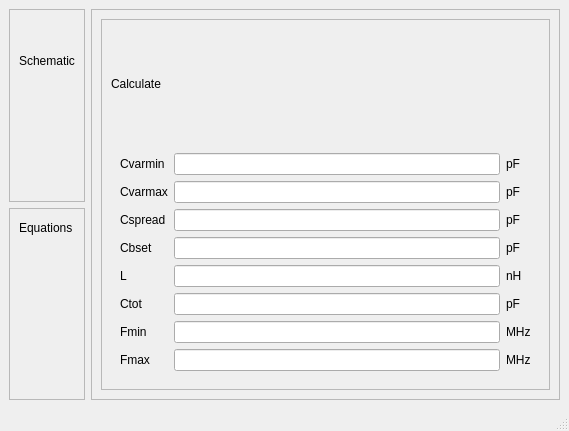
<?xml version="1.0" encoding="UTF-8"?>
<ui version="4.0">
 <class>TankCircuit</class>
 <widget class="QMainWindow" name="TankCircuit">
  <property name="geometry">
   <rect>
    <x>0</x>
    <y>0</y>
    <width>569</width>
    <height>431</height>
   </rect>
  </property>
  <property name="windowTitle">
   <string>Tank Circuit</string>
  </property>
  <widget class="QWidget" name="centralwidget">
   <layout class="QGridLayout" name="gridLayout">
    <item row="0" column="0">
     <layout class="QVBoxLayout" name="verticalLayout_2">
      <item>
       <widget class="QFrame" name="frame_4">
        <property name="sizePolicy">
         <sizepolicy hsizetype="Minimum" vsizetype="Minimum">
          <horstretch>0</horstretch>
          <verstretch>0</verstretch>
         </sizepolicy>
        </property>
        <property name="frameShape">
         <enum>QFrame::StyledPanel</enum>
        </property>
        <property name="frameShadow">
         <enum>QFrame::Raised</enum>
        </property>
        <layout class="QVBoxLayout" name="verticalLayout_9">
         <item>
          <layout class="QVBoxLayout" name="verticalLayout_10">
           <item>
            <widget class="QLabel" name="label_7">
             <property name="text">
              <string>Schematic</string>
             </property>
            </widget>
           </item>
           <item>
            <widget class="QLabel" name="label_8">
             <property name="text">
              <string/>
             </property>
             <property name="pixmap">
              <pixmap>Schematic.png</pixmap>
             </property>
             <property name="alignment">
              <set>Qt::AlignCenter</set>
             </property>
            </widget>
           </item>
          </layout>
         </item>
        </layout>
       </widget>
      </item>
      <item>
       <widget class="QFrame" name="frame_2">
        <property name="frameShape">
         <enum>QFrame::StyledPanel</enum>
        </property>
        <property name="frameShadow">
         <enum>QFrame::Raised</enum>
        </property>
        <layout class="QVBoxLayout" name="verticalLayout">
         <item>
          <widget class="QLabel" name="label_11">
           <property name="sizePolicy">
            <sizepolicy hsizetype="Minimum" vsizetype="Minimum">
             <horstretch>0</horstretch>
             <verstretch>0</verstretch>
            </sizepolicy>
           </property>
           <property name="maximumSize">
            <size>
             <width>16777215</width>
             <height>20</height>
            </size>
           </property>
           <property name="text">
            <string>Equations</string>
           </property>
          </widget>
         </item>
         <item>
          <widget class="QLabel" name="label_12">
           <property name="text">
            <string/>
           </property>
           <property name="pixmap">
            <pixmap>Equations.png</pixmap>
           </property>
           <property name="alignment">
            <set>Qt::AlignHCenter|Qt::AlignTop</set>
           </property>
          </widget>
         </item>
        </layout>
       </widget>
      </item>
     </layout>
    </item>
    <item row="0" column="1">
     <layout class="QVBoxLayout" name="verticalLayout_16">
      <item>
       <widget class="QFrame" name="frame_6">
        <property name="frameShape">
         <enum>QFrame::StyledPanel</enum>
        </property>
        <property name="frameShadow">
         <enum>QFrame::Raised</enum>
        </property>
        <layout class="QVBoxLayout" name="verticalLayout_13">
         <item>
          <layout class="QVBoxLayout" name="verticalLayout_14">
           <item>
            <widget class="QFrame" name="frame_7">
             <property name="frameShape">
              <enum>QFrame::StyledPanel</enum>
             </property>
             <property name="frameShadow">
              <enum>QFrame::Raised</enum>
             </property>
             <layout class="QHBoxLayout" name="horizontalLayout">
              <item>
               <layout class="QVBoxLayout" name="verticalLayout_17">
                <item>
                 <widget class="QLabel" name="label_13">
                  <property name="text">
                   <string>Calculate</string>
                  </property>
                 </widget>
                </item>
                <item>
                 <widget class="QFrame" name="frame">
                  <layout class="QGridLayout" name="gridLayout_2">
                   <item row="2" column="2">
                    <widget class="QLabel" name="label_3">
                     <property name="text">
                      <string>pF</string>
                     </property>
                    </widget>
                   </item>
                   <item row="3" column="2">
                    <widget class="QLabel" name="label_4">
                     <property name="text">
                      <string>pF</string>
                     </property>
                    </widget>
                   </item>
                   <item row="4" column="2">
                    <widget class="QLabel" name="label_5">
                     <property name="text">
                      <string>nH</string>
                     </property>
                    </widget>
                   </item>
                   <item row="7" column="2">
                    <widget class="QLabel" name="label_6">
                     <property name="text">
                      <string>MHz</string>
                     </property>
                    </widget>
                   </item>
                   <item row="4" column="0">
                    <widget class="QLabel" name="label_18">
                     <property name="text">
                      <string>L</string>
                     </property>
                    </widget>
                   </item>
                   <item row="5" column="0">
                    <widget class="QLabel" name="label_19">
                     <property name="text">
                      <string>Ctot</string>
                     </property>
                    </widget>
                   </item>
                   <item row="0" column="2">
                    <widget class="QLabel" name="label">
                     <property name="text">
                      <string>pF</string>
                     </property>
                    </widget>
                   </item>
                   <item row="1" column="2">
                    <widget class="QLabel" name="label_2">
                     <property name="text">
                      <string>pF</string>
                     </property>
                    </widget>
                   </item>
                   <item row="1" column="0">
                    <widget class="QLabel" name="label_14">
                     <property name="text">
                      <string>Cvarmax</string>
                     </property>
                    </widget>
                   </item>
                   <item row="5" column="1">
                    <widget class="QLineEdit" name="CtotEdit">
                     <property name="readOnly">
                      <bool>true</bool>
                     </property>
                     <property name="placeholderText">
                      <string/>
                     </property>
                    </widget>
                   </item>
                   <item row="6" column="0">
                    <widget class="QLabel" name="label_20">
                     <property name="text">
                      <string>Fmin</string>
                     </property>
                    </widget>
                   </item>
                   <item row="6" column="1">
                    <widget class="QLineEdit" name="FminEdit">
                     <property name="enabled">
                      <bool>true</bool>
                     </property>
                     <property name="readOnly">
                      <bool>true</bool>
                     </property>
                    </widget>
                   </item>
                   <item row="7" column="1">
                    <widget class="QLineEdit" name="FmaxEdit">
                     <property name="enabled">
                      <bool>true</bool>
                     </property>
                     <property name="readOnly">
                      <bool>true</bool>
                     </property>
                    </widget>
                   </item>
                   <item row="7" column="0">
                    <widget class="QLabel" name="label_21">
                     <property name="text">
                      <string>Fmax</string>
                     </property>
                    </widget>
                   </item>
                   <item row="3" column="0">
                    <widget class="QLabel" name="label_17">
                     <property name="text">
                      <string>Cbset</string>
                     </property>
                    </widget>
                   </item>
                   <item row="3" column="1">
                    <widget class="QLineEdit" name="CbsetEdit">
                     <property name="placeholderText">
                      <string/>
                     </property>
                    </widget>
                   </item>
                   <item row="0" column="1">
                    <widget class="QLineEdit" name="CvarminEdit">
                     <property name="placeholderText">
                      <string/>
                     </property>
                    </widget>
                   </item>
                   <item row="2" column="1">
                    <widget class="QLineEdit" name="CspreadEdit">
                     <property name="placeholderText">
                      <string/>
                     </property>
                    </widget>
                   </item>
                   <item row="2" column="0">
                    <widget class="QLabel" name="label_16">
                     <property name="text">
                      <string>Cspread</string>
                     </property>
                    </widget>
                   </item>
                   <item row="4" column="1">
                    <widget class="QLineEdit" name="LEdit">
                     <property name="placeholderText">
                      <string/>
                     </property>
                    </widget>
                   </item>
                   <item row="0" column="0">
                    <widget class="QLabel" name="label_15">
                     <property name="text">
                      <string>Cvarmin</string>
                     </property>
                    </widget>
                   </item>
                   <item row="6" column="2">
                    <widget class="QLabel" name="label_9">
                     <property name="text">
                      <string>MHz</string>
                     </property>
                    </widget>
                   </item>
                   <item row="5" column="2">
                    <widget class="QLabel" name="label_10">
                     <property name="text">
                      <string>pF</string>
                     </property>
                    </widget>
                   </item>
                   <item row="1" column="1">
                    <widget class="QLineEdit" name="CvarmaxEdit">
                     <property name="placeholderText">
                      <string/>
                     </property>
                    </widget>
                   </item>
                  </layout>
                 </widget>
                </item>
               </layout>
              </item>
             </layout>
            </widget>
           </item>
          </layout>
         </item>
        </layout>
       </widget>
      </item>
     </layout>
    </item>
   </layout>
  </widget>
  <widget class="QStatusBar" name="statusbar"/>
 </widget>
 <tabstops>
  <tabstop>CvarminEdit</tabstop>
  <tabstop>CvarmaxEdit</tabstop>
  <tabstop>CspreadEdit</tabstop>
  <tabstop>CbsetEdit</tabstop>
  <tabstop>LEdit</tabstop>
  <tabstop>CtotEdit</tabstop>
  <tabstop>FminEdit</tabstop>
  <tabstop>FmaxEdit</tabstop>
 </tabstops>
 <resources/>
 <connections>
  <connection>
   <sender>CvarminEdit</sender>
   <signal>editingFinished()</signal>
   <receiver>TankCircuit</receiver>
   <slot>recalculate()</slot>
   <hints>
    <hint type="sourcelabel">
     <x>604</x>
     <y>82</y>
    </hint>
    <hint type="destinationlabel">
     <x>387</x>
     <y>323</y>
    </hint>
   </hints>
  </connection>
  <connection>
   <sender>LEdit</sender>
   <signal>editingFinished()</signal>
   <receiver>TankCircuit</receiver>
   <slot>recalculate()</slot>
   <hints>
    <hint type="sourcelabel">
     <x>604</x>
     <y>234</y>
    </hint>
    <hint type="destinationlabel">
     <x>387</x>
     <y>323</y>
    </hint>
   </hints>
  </connection>
  <connection>
   <sender>CbsetEdit</sender>
   <signal>editingFinished()</signal>
   <receiver>TankCircuit</receiver>
   <slot>recalculate()</slot>
   <hints>
    <hint type="sourcelabel">
     <x>604</x>
     <y>196</y>
    </hint>
    <hint type="destinationlabel">
     <x>387</x>
     <y>323</y>
    </hint>
   </hints>
  </connection>
  <connection>
   <sender>CtotEdit</sender>
   <signal>editingFinished()</signal>
   <receiver>TankCircuit</receiver>
   <slot>recalculate()</slot>
   <hints>
    <hint type="sourcelabel">
     <x>604</x>
     <y>272</y>
    </hint>
    <hint type="destinationlabel">
     <x>387</x>
     <y>323</y>
    </hint>
   </hints>
  </connection>
  <connection>
   <sender>CspreadEdit</sender>
   <signal>editingFinished()</signal>
   <receiver>TankCircuit</receiver>
   <slot>recalculate()</slot>
   <hints>
    <hint type="sourcelabel">
     <x>604</x>
     <y>158</y>
    </hint>
    <hint type="destinationlabel">
     <x>387</x>
     <y>323</y>
    </hint>
   </hints>
  </connection>
  <connection>
   <sender>CvarmaxEdit</sender>
   <signal>editingFinished()</signal>
   <receiver>TankCircuit</receiver>
   <slot>recalculate()</slot>
   <hints>
    <hint type="sourcelabel">
     <x>604</x>
     <y>120</y>
    </hint>
    <hint type="destinationlabel">
     <x>387</x>
     <y>323</y>
    </hint>
   </hints>
  </connection>
 </connections>
 <slots>
  <slot>recalculate()</slot>
 </slots>
</ui>
